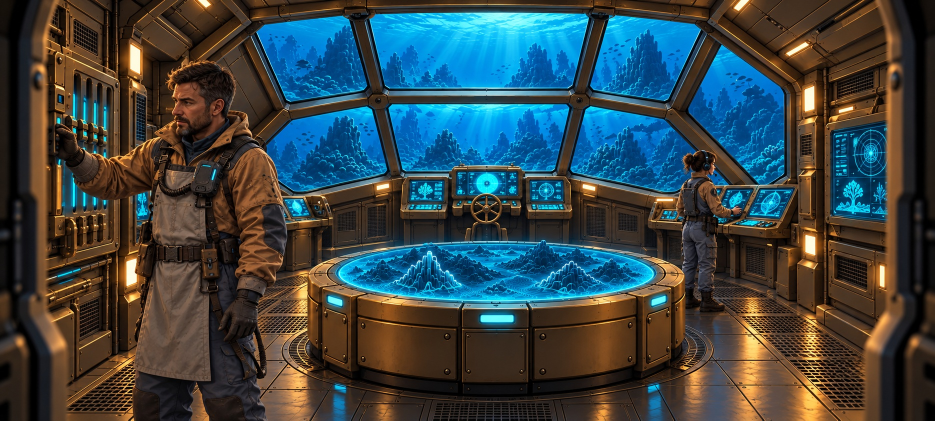
#> input picture art/ART-033-tablichka-igroka/src/fon.jpg, 1870 x 841 px, found by its file name (shown at 1/2 size)
$ python build.py
#> lines starting #> are read from the running program, lines starting #| are printed output that depends on the picture
from PIL import Image,ImageDraw,ImageFont
from pathlib import Path
O=Path('art/ART-033-tablichka-igroka');B=O/'src/fon.jpg'
if not B.exists():Image.open('C:/Users/FEDYA/.codex/generated_images/01a150d4-51bb-7de2-a546-c950a2e37207/exec-61a82421-2296-4224-a0a2-b6b706aadd8e.png').convert('RGB').save(B,quality=95)
BG='#0B1C24';PANEL='#102B37';INK='#D5E4E8';CYAN='#67DDEB';SUB='#9AD9E8';DIM='#78949D'
def font(n,b=False):return ImageFont.truetype('C:/Windows/Fonts/DejaVuSansCondensed'+('-Bold' if b else '')+'.ttf',n)
def text(d,xy,t,n=30,c=INK,b=False):d.text(xy,t,font=font(n,b),fill=c)
def center(d,box,t,n,c,b=True):
 f=font(n,b);a=d.textbbox((0,0),t,font=f);d.text(((box[0]+box[2]-a[2])/2,(box[1]+box[3]-(a[3]-a[1]))/2-a[1]),t,font=f,fill=c)
def plate(im,x,y,h,name='Игрок 2',role='И',color=INK,state='normal',w=None):
 d=ImageDraw.Draw(im);w=w or h*5;r=(x,y,x+w,y+h);line=CYAN if state=='active' else DIM if state=='lost' else SUB
 d.rounded_rectangle(r,radius=max(3,h//9),fill=BG,outline=line,width=max(1,h//32))
 pad=h*.14;diam=h*.70; circ=(x+pad,y+pad,x+pad+diam,y+pad+diam)
 d.ellipse(circ,outline=DIM if state=='lost' else color,width=max(1,h//32));center(d,circ,role,int(h*.49),DIM if state=='lost' else color)
 fs=int(h*(.33 if state=='lost' else .43));ty=y+h*(.10 if state=='lost' else .24)
 text(d,(x+h,ty),name,fs,DIM if state=='lost' else INK,True)
 if state=='lost':text(d,(x+h,y+h*.55),'Нет связи',int(h*.24),SUB)
 if state=='active':
  for k,f in enumerate([.25,.55,.4]):
   xx=x+w-h*.7+k*h*.14;d.line((xx,y+h*(.5-f/2),xx,y+h*(.5+f/2)),fill=CYAN,width=max(2,h//18))
 return r
main=Image.open(B).resize((2400,1080),Image.Resampling.LANCZOS).quantize(colors=256).convert('RGB')
plate(main,280,38,96,role='И',w=470)
plate(main,1630,292,72,name='Марина',role='Б',color='#73BD5C',w=360)
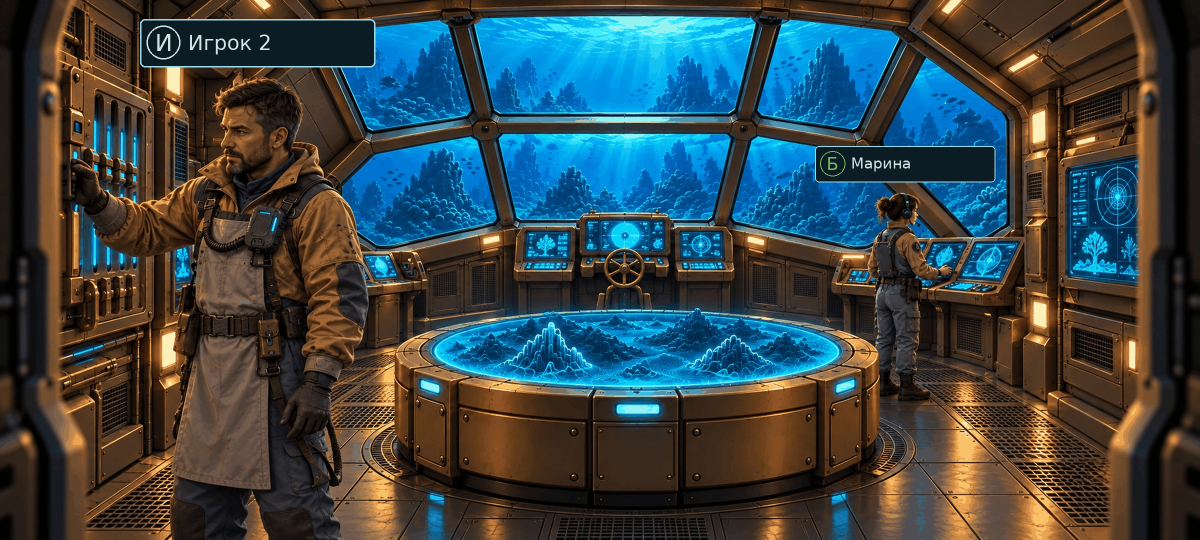
#> main: PIL image 2400x1080 RGB (shown at 1/2 size); mean R, G, B 56.9, 68.9, 70.9
d=ImageDraw.Draw(main)
# Captions are editorial, outside the in-game nameplates.
d.rounded_rectangle((800,20,1550,98),radius=10,fill=BG);text(d,(825,36),'ART-033 · Таблички других игроков',32,SUB,True)
d.rounded_rectangle((55,980,830,1050),radius=10,fill=BG);text(d,(80,997),'Игрок 2 · 2 м от камеры',30)
d.rounded_rectangle((1550,980,2315,1050),radius=10,fill=BG);text(d,(1575,997),'Марина · 6 м от камеры',30)
main.save(O/'tablichka-igroka.png',optimize=True)
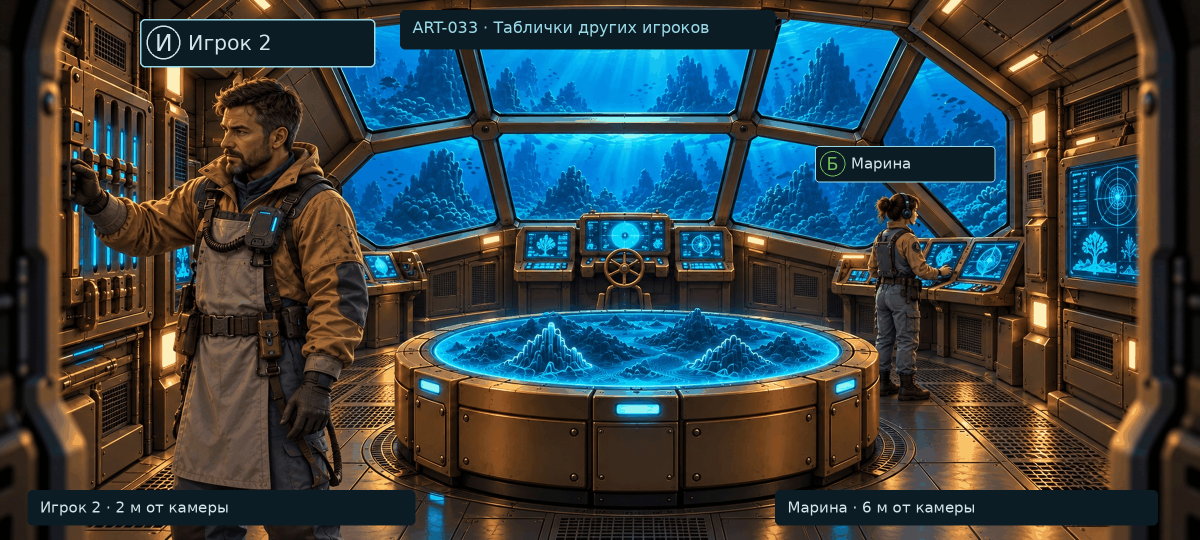
#> saved as tablichka-igroka.png: PIL image 2400x1080 RGB (shown at 1/2 size); mean R, G, B 53.7, 65.2, 67.7
S=Image.new('RGB',(2400,1350),BG);d=ImageDraw.Draw(S)
text(d,(60,25),'ART-033 · СОСТОЯНИЯ ТАБЛИЧЕК',46,INK,True)
for x,label,st in [(60,'Обычная', 'normal'),(840,'Говорит / нажимает', 'active'),(1620,'Связь потеряна','lost')]:
 text(d,(x,115),label,33,SUB,True);plate(S,x,175,96,name='Марина',role='Б',color='#73BD5C',state=st,w=600)
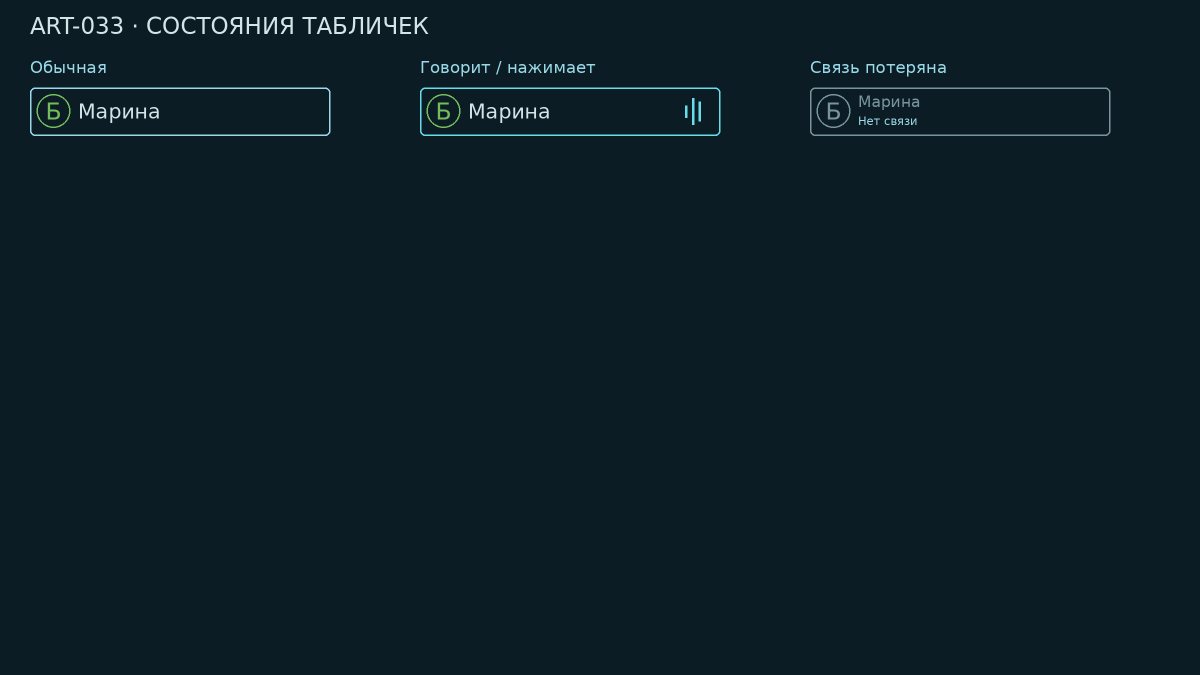
#> S: PIL image 2400x1350 RGB (shown at 1/2 size); mean R, G, B 12.5, 29.9, 37.8
text(d,(60,300),'Роль + имя. Без шкал здоровья и значков мест.',28)
text(d,(840,300),'Только мягкий контур и три штриха.',28)
text(d,(1620,300),'Текст состояния, без красного.',28)
d.line((60,360,2340,360),fill='#32616D',width=2)
text(d,(60,395),'Пост занят другим игроком',34,SUB,True)
def occupied(x,y,title,name,role,color):
#> called with x = 60, y = 455, title = 'Штурвал', name = 'Марина', role = 'П', color = '#E39E38'
 d.rounded_rectangle((x,y,x+1040,y+220),radius=14,fill=PANEL,outline='#32616D',width=2)
 text(d,(x+25,y+20),title,28,SUB)
 d.rectangle((x+30,y+103,x+65,y+137),outline=INK,width=3);d.arc((x+35,y+84,x+60,y+120),180,360,fill=INK,width=3)
 text(d,(x+95,y+97),'Занято',40,INK,True)
 plate(S,x+330,y+77,96,name=name,role=role,color=color,w=660)
occupied(60,455,'Штурвал','Марина','П','#E39E38')
occupied(1260,455,'Пульт энергии','Игрок 2','И',INK)
text(d,(60,705),'Метка над рабочей поверхностью; свой пост не помечается «занято».',29)
d.line((60,765,2340,765),fill='#32616D',width=2)
text(d,(60,800),'Натуральный размер: 24 / 48 / 96 px',34,SUB,True)
for x,h in [(70,24),(700,48),(1360,96)]:
 text(d,(x,865),str(h)+' px',30,INK,True);plate(S,x,925,h,name='Александрина',role='С',color='#45C2CC',w=h*7)
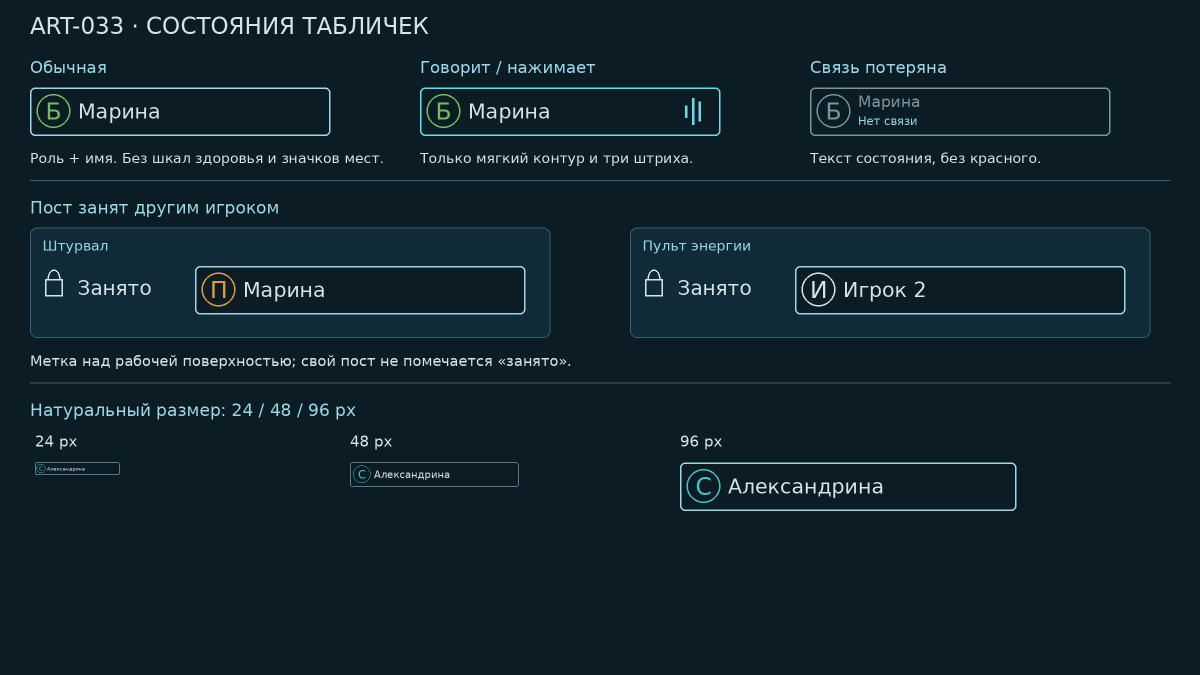
#> S: PIL image 2400x1350 RGB (shown at 1/2 size); mean R, G, B 16.1, 34.9, 43.3
text(d,(70,1050),'24 px: только дальняя подсказка',27)
text(d,(700,1050),'48 px: минимум для имени',27)
text(d,(1360,1050),'96 px: близко / акцент',27)
text(d,(60,1140),'Для 6 м: 72 px при экране 1080 px по высоте. Имя до 12 букв.',31,INK,True)
text(d,(60,1190),'П / С / И / Б + имя различимы без цвета. Инженер нейтральный.',29,SUB)
text(d,(60,1240),'Масштаб листа в просмотрщике меняется; образцы заданы в пикселях исходного PNG.',25,DIM)
S.save(O/'tablichka-sostoyaniya.png',optimize=True)
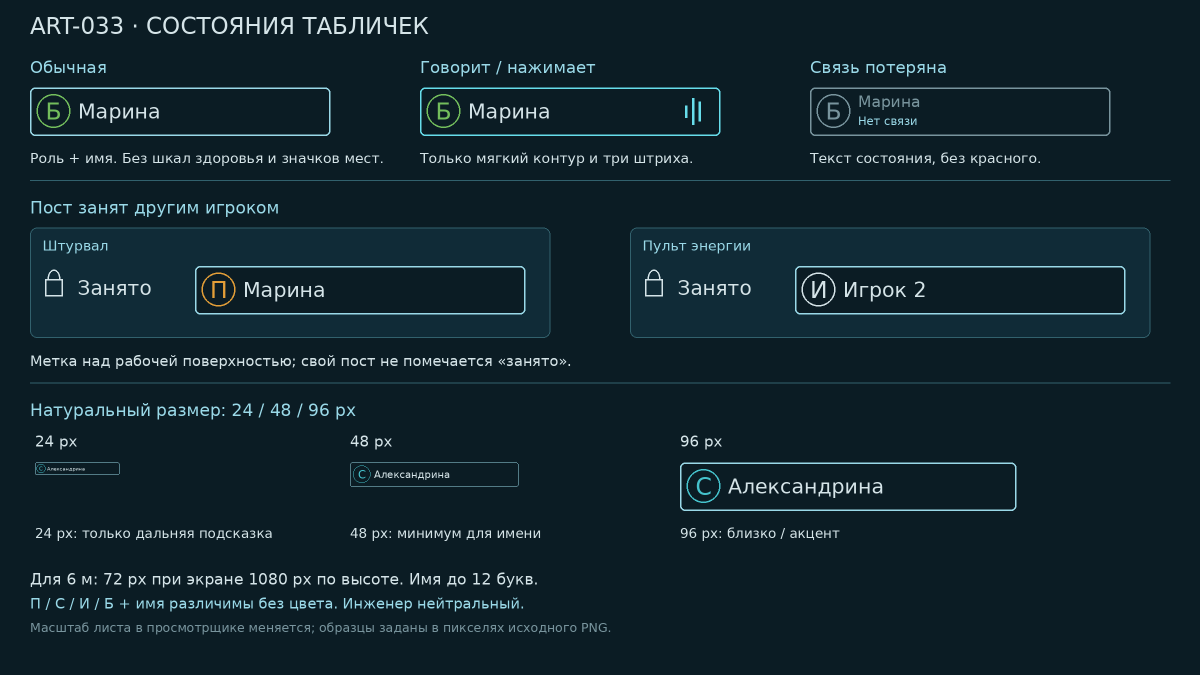
#> saved as tablichka-sostoyaniya.png: PIL image 2400x1350 RGB (shown at 1/2 size); mean R, G, B 17.3, 36.2, 44.6
main.resize((1200,540),Image.Resampling.LANCZOS).save('../nameplate-work/phone.png')
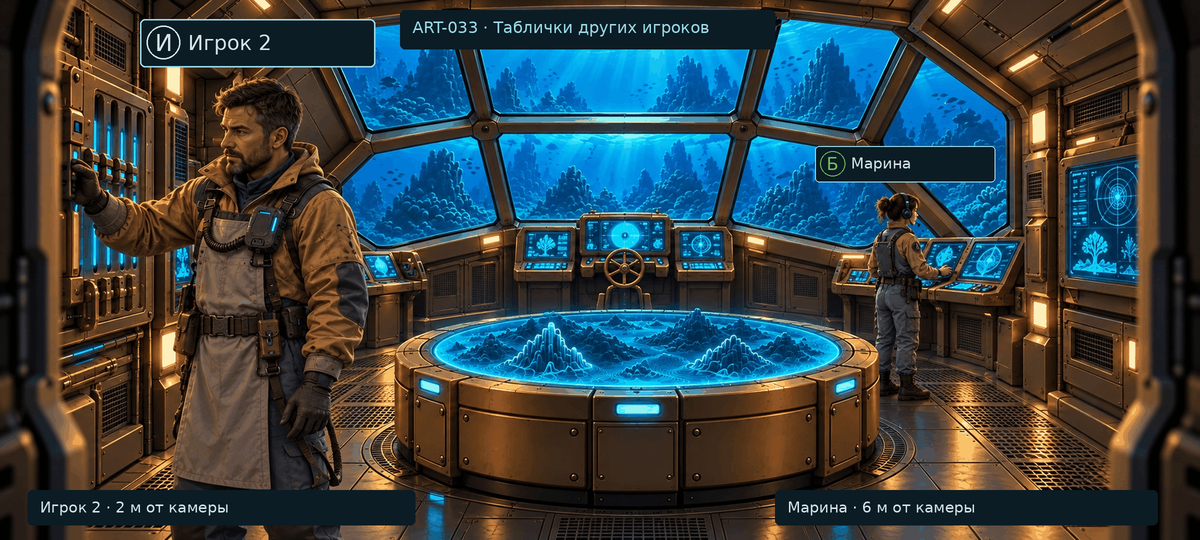
#> saved as phone.png: PIL image 1200x540 RGB; mean R, G, B 53.8, 65.2, 67.7
for p in O.glob('*.png'):
 print(p.name,Image.open(p).size,p.stat().st_size);assert p.stat().st_size<3000000
